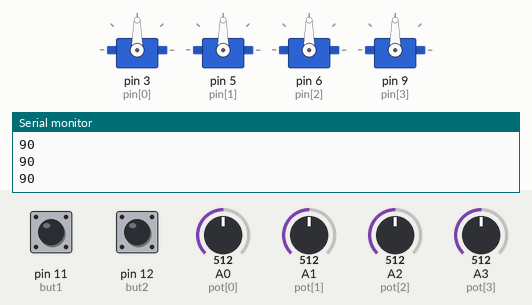
Bench run of a sketch on a simulated Arduino Uno, built with avr-gcc and run on an emulated ATmega328P. Parts: 4 × servo, the last lines printed to the serial monitor. The test bench sets the inputs (shaded band); at power-on: pin 12 (but2) LOW, pin 11 (but1) LOW, A0 (pot[0]) = 512, A1 (pot[1]) = 512, A2 (pot[2]) = 512, A3 (pot[3]) = 512.

Above: at 1.2 s.
1.3 s: pin 12 (but2) pulled HIGH for 0.15 s
At 2.6 s:
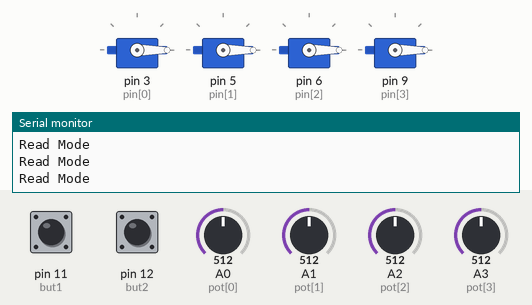
Timing chart, 0 to 12.3 s (numbered marks = the images above; inputs shaded):
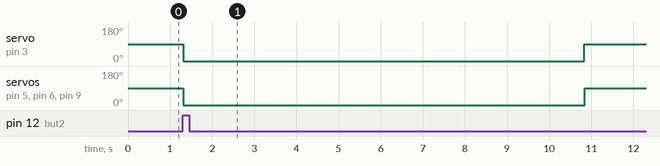

Measured:
- after the input at 1.3 s, servo on pin 3 (pin[0]), servo on pin 5 (pin[1]), servo on pin 6 (pin[2]), servo on pin 9 (pin[3]): 90° → 0° at once, → 90° 9.5 s later

The sketch:

Main_Code.ino
```cpp
#include<Servo.h>


Servo srv[4];

int i=0,j=0;
int pot[4]={A0,A1,A2,A3}; // Pot Pins
int val[4]; // Values from Pot
int pin[4]={3,5,6,9};  // Servos pins
int but1=11,but2=12; // buttons

// Arrays to save servo's positions
byte save1[375];
byte save2[375];
byte save3[375];
byte save4[375];


void setup() {

for(i=0 ; i<4 ; i++ )
{ srv[i].attach(pin[i]);}

Serial.begin(9600);
}


void loop() {

for ( i=0 ; i<4 ; i++ )
{val[i] = readpot(pot[i]);
srv[i].write(val[i]);
Serial.println(val[3]);
delay(5);}

if ( digitalRead(but1) == HIGH )
{

for ( i=0 ; i<375 ; i++)

 {
  save1[i]=readpot(pot[0]);
  save2[i]=readpot(pot[1]);
  save3[i]=readpot(pot[2]);
  save4[i]=readpot(pot[3]);

   srv[0].write( readpot(pot[0]));
   srv[1].write( readpot(pot[1]));
   srv[2].write( readpot(pot[2]));
   srv[3].write( readpot(pot[3]));
Serial.println("Save Mode");
  delay(25);
}}

if ( digitalRead(but2) == HIGH )
{
for ( i=0 ; i<375 ; i++)
 {
 srv[0].write( save1[i] );
 srv[1].write( save2[i] );
 srv[2].write( save3[i] );
 srv[3].write( save4[i] );

  delay(25);
  Serial.println("Read Mode");
}}
}

int readpot( int pot )
{ int val = analogRead(pot);
 return map(val,0,1023,0,180); }
```
